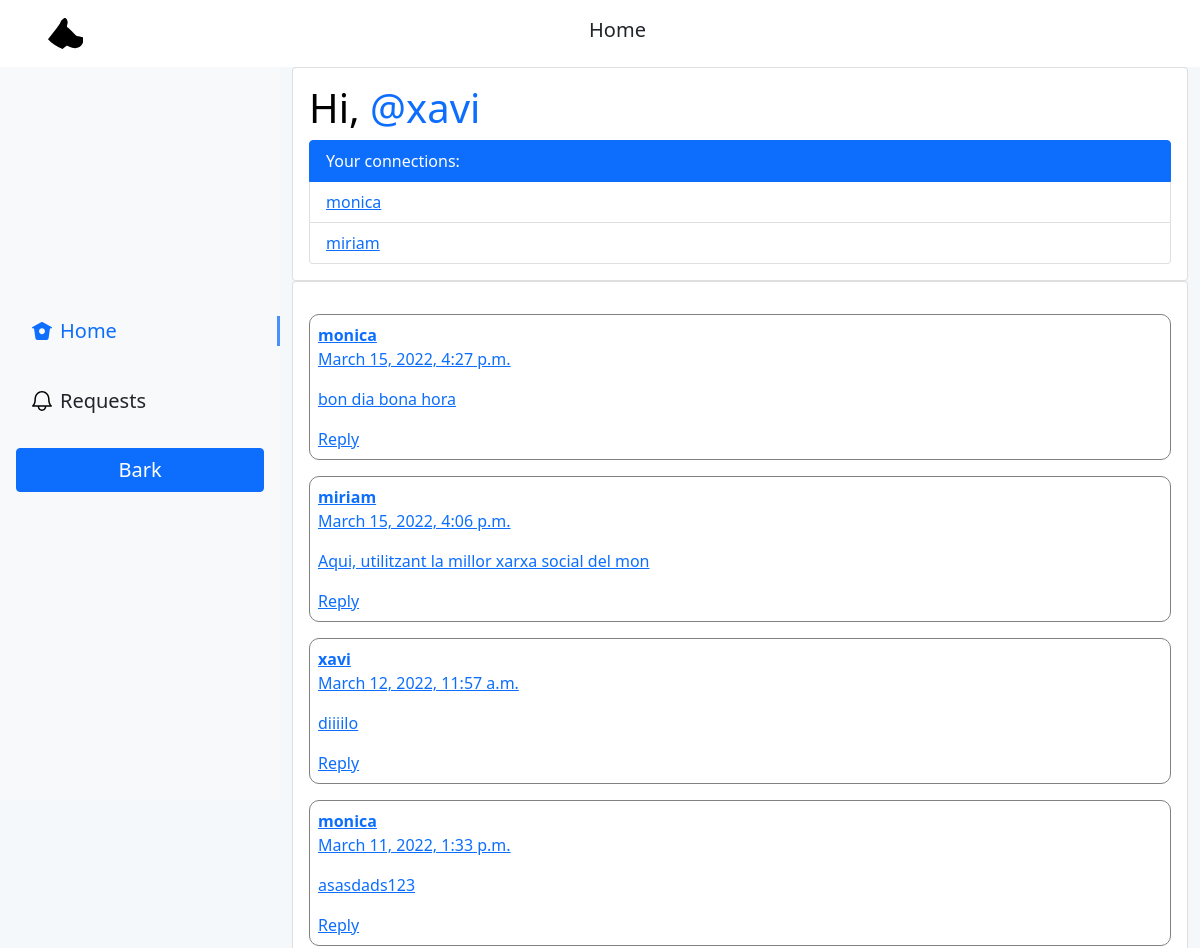
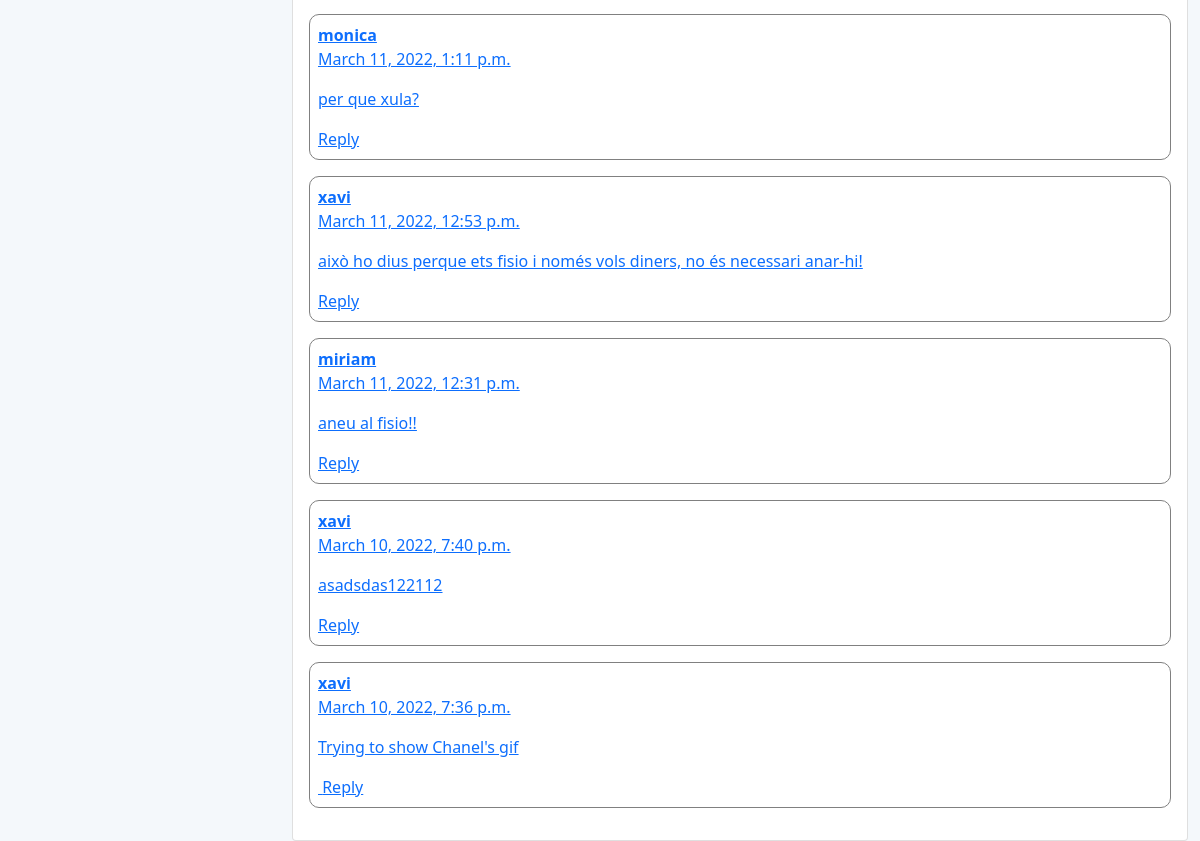
The app's page /home/ (signed in) with its own data (2 pictures, top to bottom).
### BarkerApp/models.py (models this page shows, shortened)
class Profile(models.Model):
	user = models.OneToOneField(User, on_delete=models.CASCADE, primary_key=True)
	bio = models.CharField(max_length=160)
	avatar = models.ImageField(upload_to="profiles_avatar/",blank=True, null=True)
	connected_profiles = models.ManyToManyField("self", blank=True)
	def __str__(self) -> str:
		return self.user.username
	def get_absolute_url(self):
		return reverse('profile', kwargs={'username':self})

class Bark(models.Model):
	reply_to = models.ForeignKey("self", blank=True, null=True, on_delete=models.SET_NULL, related_name='parent_bark')
	author = models.ForeignKey(Profile, null=True, on_delete=models.SET_NULL)
	text = models.TextField(max_length=280)
	media = models.ImageField(upload_to="barks_media/", null=True, blank=True)
	date = models.DateTimeField(default=datetime.now)
	replies = models.ManyToManyField("self", blank=True, symmetrical=False)

### BarkerApp/views.py (the view)
# urls.py: path('home/', views.home_view, name='home'),
@login_required(login_url='/accounts/login/')
def home_view(request):
    connections = request.user.profile.connected_profiles.all()
    barks = []
    for profile in connections:
        barks += Bark.objects.filter(author=profile)
    barks += Bark.objects.filter(author=request.user.profile)
    barks.sort(key=lambda x: x.date, reverse=True)
    context = {
        'user': request.user,
        'connections': connections,
        'barks': barks
    }
    return render(request, 'home.html', context)

### BarkerApp/templates/home.html (shortened to what this page needs)
{% extends "base.html" %}
{% block body %}
<div class="card">
	<div class="card-body">
		<h1>
			<span style="color: black;">Hi,</span>
			<span style="color: #0d6efd;">@{{user}}</span>
		</h1>
		<ul class="list-group">
			<li class="list-group-item active">Your connections:</li>
			{% for profile in connections %}
			<li class="list-group-item"> <a href="{{ profile.get_absolute_url }}">{{profile}}</a> </li>
			{% endfor %}
		</ul>
	</div>
</div>
<div class="card">
	<div class="card-body">
		{% for bark in barks %}
		{% with bark=bark template_name="bark/bark_component.html" %}
		{% include template_name %}
		{% endwith %}
		{% endfor %}
		{% endblock %}

### BarkerApp/templates/base.html (shortened to what this page needs)
{% load static %}
<!DOCTYPE html>
<html lang="en">
<head>
  {% block head %}
  <link href="https://cdn.jsdelivr.net/npm/bootstrap@5.1.3/dist/css/bootstrap.min.css" rel="stylesheet"
 />
  <link rel="stylesheet" href="{% static 'css/custom.css' %}" />
  {% endblock %}
</head>
<body>
  <header class="bg-white fixed-top d-flex justify-content-between align-items-center p-3 px-lg-5">
    <a href="http://127.0.0.1:8000/home/"><img src="{% static 'assets/logo.svg' %}" height="35px" width="35px"
        alt="" /></a>
    <h2 class="fs-5 lh-sm">{{ request.resolver_match.url_name|capfirst }}</h2>
  </header>
  <div class="d-block d-lg-flex flex-row">
    <nav class="d-none d-lg-flex flex-column flex-shrink-0 p-3 bg-light" style="width: 280px">
      <ul class="nav nav-pills flex-column my-auto justify-content-center gap-4">
        <li class="nav-item">
          <a href="{% url 'home' %}"
            class="d-flex align-items-center nav-link {% if request.resolver_match.url_name == 'home' %} link-primary {% else %} link-dark {% endif %} pe-0"
            aria-current="page">
            {% if request.resolver_match.url_name == 'home' %}
            <img src="{% static 'assets/home.svg' %}" height="20px" width="20px" alt="" />
            {% else %}
            <img src="{% static 'assets/home_outline.svg' %}" height="20px" width="20px" alt="" />
            {% endif %}
            <p class="mb-0 ms-2 fs-5 w-100">Home</p>
          </a>
        </li>
        <li class="nav-item">
          <a href="{% url 'requests' %}"
            class="d-flex align-items-center nav-link {% if request.resolver_match.url_name == 'requests' %} link-primary {% else %} link-dark {% endif %} pe-0">
            {% if request.resolver_match.url_name == 'requests' %}
            <img src="{% static 'assets/requests.svg' %}" height="20px" width="20px" alt="" />
            {% else %}
            <img src="{% static 'assets/requests_outline.svg' %}" height="20px" width="20px" alt="" />
            {% endif %}
            <p class="mb-0 ms-2 fs-5 w-100">Requests</p>
          </a>
        </li>
        <li class="nav-item">
          <a href="{% url 'post_bark' %}" class="d-flex justify-content-center btn btn-primary fs-5"
            aria-current="page">
            Bark
          </a>
        </li>
      </ul>
    </nav>
    <main class="container-fluid vh-100">{% block body%} {% endblock %}</main>
  </div>
</body>
</html>

### BarkerApp/templates/bark/bark_component.html (shortened to what this page needs)
<a href="/bark/{{bark.id}}">
  <div class="bark">
    <b>{{bark.author.user.username}}</b>
    <p>{{bark.date}}</p>
    <p>{{bark.text}}</p>
    <a class="reply" href="/reply_bark/{{bark.id}}">Reply</a>
  </div>
</a>

### BarkerApp/static/css/custom.css (style rules this page uses)
body { background: #f4f8fb; }
main { padding-block: 67px; }
.bark { border: 1px solid gray; margin-block: 16px; padding: 8px; border-radius: 10px; }
@media (min-width: 992px) { .link-primary { position: relative; } }
@media (min-width: 992px) { .link-primary > img { filter: invert(28%) sepia(94%) saturate(2505%) hue-rotate(210deg) brightness(102%) contrast(104%); } }
@media (min-width: 992px) { .link-primary::after { right: -16px; position: absolute; content: ''; height: 30px; width: 3px; background: #0d6dfdbd; } }

### records on screen
Profile: user_id.username "monica"
Profile: user_id.username "miriam"
Bark: author.user.username "monica", date "March 15, 2022, 4:27 p.m.", text "bon dia bona hora"
Bark: author.user.username "miriam", date "March 15, 2022, 4:06 p.m.", text "Aqui, utilitzant la millor xarxa social del mon"
Bark: author.user.username "xavi", date "March 12, 2022, 11:57 a.m.", text "diiiilo"
Bark: author.user.username "monica", date "March 11, 2022, 1:33 p.m.", text "asasdads123"
Bark: author.user.username "monica", date "March 11, 2022, 1:11 p.m.", text "per que xula?"
Bark: author.user.username "xavi", date "March 11, 2022, 12:53 p.m.", text "això ho dius perque ets fisio i només vols diners, no és necessari anar-hi!"
Bark: author.user.username "miriam", date "March 11, 2022, 12:31 p.m.", text "aneu al fisio!!"
Bark: author.user.username "xavi", date "March 10, 2022, 7:40 p.m.", text "asadsdas122112"
Bark: author.user.username "xavi", date "March 10, 2022, 7:36 p.m.", text "Trying to show Chanel's gif"

### other values on screen
{{ request.resolver_match.url_name|capfirst }} "Home"
{{ user }} "xavi"
